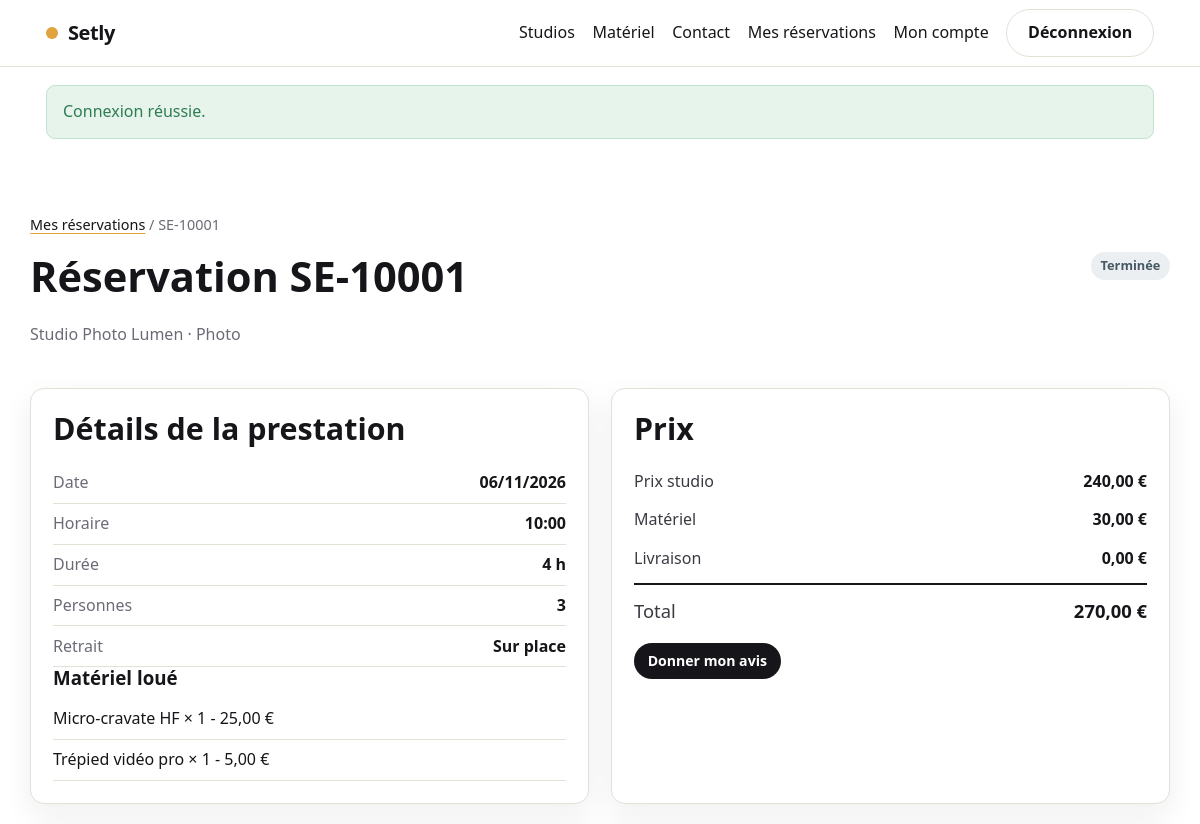
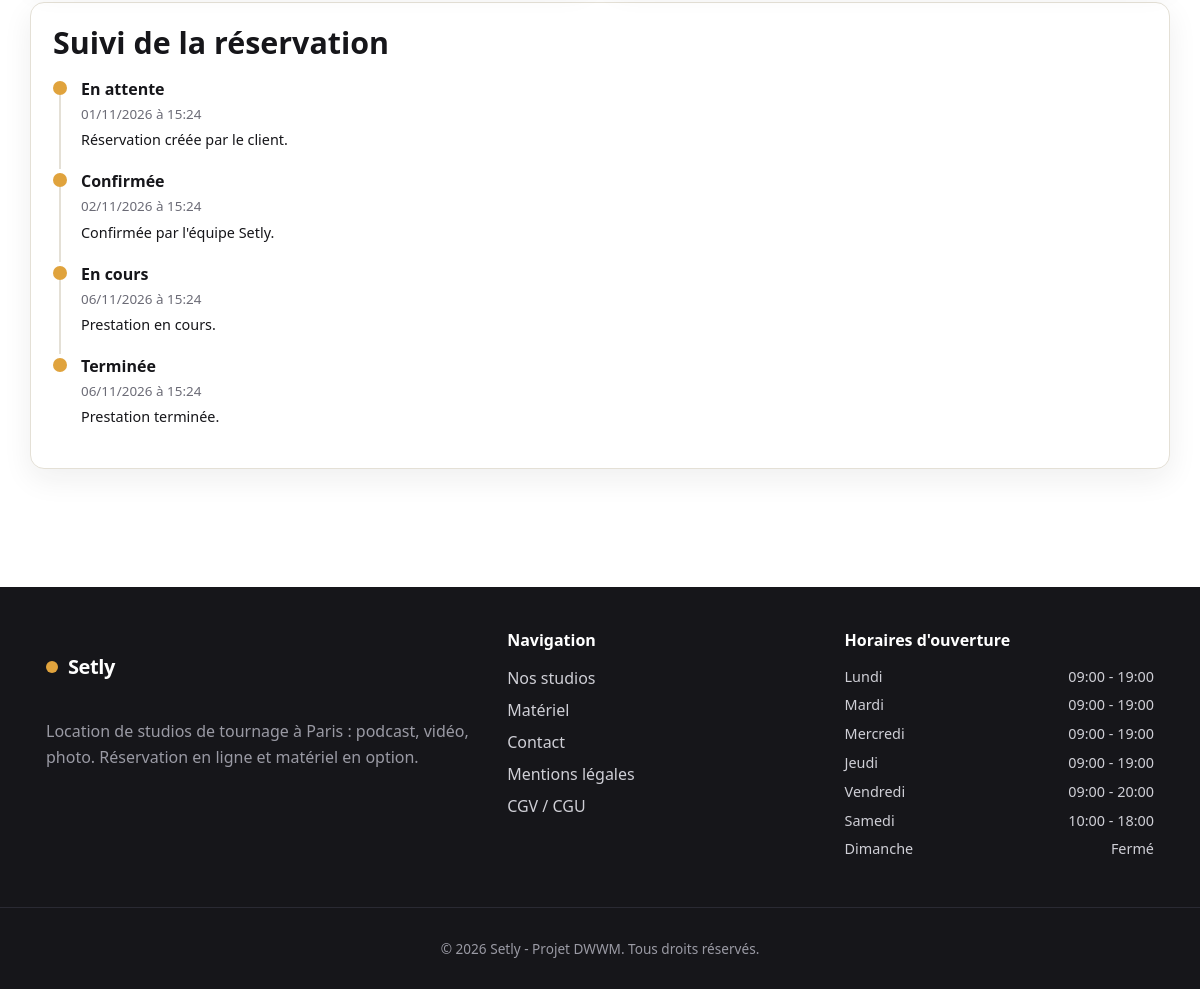
/reservation/1 (signed in), run on the app's committed database (2 pictures, top to bottom).
### tables this page shows
CREATE TABLE reservation (
    id_reservation      INT AUTO_INCREMENT PRIMARY KEY,
    id_utilisateur      INT NOT NULL,
    id_studio           INT NOT NULL,
    reference           VARCHAR(20) NOT NULL UNIQUE,
    date_tournage       DATE NOT NULL,
    heure_debut         TIME NOT NULL,
    duree_heures        INT NOT NULL,
    nb_personnes        INT NOT NULL,
    mode_retrait        VARCHAR(20) NOT NULL DEFAULT 'sur_place',
    livraison_km        INT NOT NULL DEFAULT 0,
    prix_studio_cents   INT NOT NULL,
    reduction_cents     INT NOT NULL DEFAULT 0,
    prix_materiel_cents INT NOT NULL DEFAULT 0,
    livraison_cents     INT NOT NULL DEFAULT 0,
    total_cents         INT NOT NULL,
    statut              VARCHAR(30) NOT NULL DEFAULT 'en_attente',
    date_creation       DATETIME NOT NULL DEFAULT CURRENT_TIMESTAMP,
    CONSTRAINT fk_resa_utilisateur FOREIGN KEY (id_utilisateur) REFERENCES utilisateur(id_utilisateur),
    CONSTRAINT fk_resa_studio      FOREIGN KEY (id_studio)      REFERENCES studio(id_studio),
    CONSTRAINT chk_statut CHECK (statut IN
        ('en_attente','confirmee','en_preparation','en_cours','terminee','annulee','attente_retour_materiel'))
);

CREATE TABLE studio (
    id_studio           INT AUTO_INCREMENT PRIMARY KEY,
    id_type             INT NOT NULL,
    nom                 VARCHAR(120) NOT NULL,
    description         TEXT,
    capacite            INT NOT NULL,
    surface_m2          INT,
    tarif_horaire_cents INT NOT NULL,
    duree_min_heures    INT NOT NULL DEFAULT 2,
    conditions          TEXT,
    actif               TINYINT(1) NOT NULL DEFAULT 1,
    CONSTRAINT fk_studio_type FOREIGN KEY (id_type) REFERENCES type_studio(id_type)
);

CREATE TABLE type_studio (
    id_type      INT AUTO_INCREMENT PRIMARY KEY,
    libelle      VARCHAR(30) NOT NULL UNIQUE
);

CREATE TABLE reservation_materiel (
    id_reservation      INT NOT NULL,
    id_materiel         INT NOT NULL,
    quantite            INT NOT NULL DEFAULT 1,
    prix_unitaire_cents INT NOT NULL,
    PRIMARY KEY (id_reservation, id_materiel),
    CONSTRAINT fk_rm_reservation FOREIGN KEY (id_reservation) REFERENCES reservation(id_reservation) ON DELETE CASCADE,
    CONSTRAINT fk_rm_materiel    FOREIGN KEY (id_materiel)    REFERENCES materiel(id_materiel)
);

CREATE TABLE materiel (
    id_materiel         INT AUTO_INCREMENT PRIMARY KEY,
    nom                 VARCHAR(120) NOT NULL,
    description         TEXT,
    prix_unitaire_cents INT NOT NULL,
    actif               TINYINT(1) NOT NULL DEFAULT 1
);

CREATE TABLE reservation_suivi (
    id_suivi        INT AUTO_INCREMENT PRIMARY KEY,
    id_reservation  INT NOT NULL,
    statut          VARCHAR(30) NOT NULL,
    date_changement DATETIME NOT NULL DEFAULT CURRENT_TIMESTAMP,
    commentaire     TEXT,
    CONSTRAINT fk_suivi_reservation FOREIGN KEY (id_reservation) REFERENCES reservation(id_reservation) ON DELETE CASCADE
);

CREATE TABLE horaire (
    id_horaire      INT AUTO_INCREMENT PRIMARY KEY,
    jour_semaine    VARCHAR(10) NOT NULL,
    heure_ouverture TIME,
    heure_fermeture TIME,
    ferme           TINYINT(1) NOT NULL DEFAULT 0
);

### views/client/detail.php (the view, shortened to what the rows shown need)
<section class="container section">
    <nav class="breadcrumb" aria-label="Fil d'Ariane">
        <a href="/mes-reservations">Mes réservations</a> <span aria-hidden="true">/</span> <?= e($resa['reference']) ?>
    </nav>
    <div class="detail-head">
        <div>
            <h1>Réservation <?= e($resa['reference']) ?></h1>
            <p class="muted"><?= e($resa['studio_nom']) ?> · <?= e(ucfirst($resa['type_libelle'])) ?></p>
        </div>
        <span class="status status--<?= e($resa['statut']) ?>"><?= e(ReservationService::statutLabel($resa['statut'])) ?></span>
    </div>
    <div class="detail-grid">
        <div class="card detail-block">
            <h2>Détails de la prestation</h2>
            <dl class="data-list">
                <div><dt>Date</dt><dd><?= e(date('d/m/Y', strtotime($resa['date_tournage']))) ?></dd></div>
                <div><dt>Horaire</dt><dd><?= e(substr((string) $resa['heure_debut'], 0, 5)) ?></dd></div>
                <div><dt>Durée</dt><dd><?= (int) $resa['duree_heures'] ?> h</dd></div>
                <div><dt>Personnes</dt><dd><?= (int) $resa['nb_personnes'] ?></dd></div>
                <div><dt>Retrait</dt><dd><?= $resa['mode_retrait'] === 'livraison' ? 'Livraison (' . (int) $resa['livraison_km'] . ' km)' : 'Sur place' ?></dd></div>
            </dl>
            <?php if ($materiels): ?>
                <h3>Matériel loué</h3>
                <ul class="list-mini">
                    <?php foreach ($materiels as $m): ?>
                        <li><?= e($m['nom']) ?> × <?= (int) $m['quantite'] ?> - <?= price((int) $m['prix_unitaire_cents'] * (int) $m['quantite']) ?></li>
                    <?php endforeach; ?>
                </ul>
            <?php endif; ?>
        </div>
        <div class="card detail-block">
            <h2>Prix</h2>
            <dl class="recap">
                <div><dt>Prix studio</dt><dd><?= price((int) $resa['prix_studio_cents']) ?></dd></div>
                <div><dt>Matériel</dt><dd><?= price((int) $resa['prix_materiel_cents']) ?></dd></div>
                <div><dt>Livraison</dt><dd><?= price((int) $resa['livraison_cents']) ?></dd></div>
                <div class="recap__total"><dt>Total</dt><dd><?= price((int) $resa['total_cents']) ?></dd></div>
            </dl>
            <?php if ($peutAvis): ?>
                <a class="btn btn--primary btn--sm" href="/reservation/<?= (int) $resa['id_reservation'] ?>/avis">Donner mon avis</a>
            <?php endif; ?>
        </div>
    </div>
    <?php if ($suiviVisible): ?>
        <div class="card detail-block">
            <h2>Suivi de la réservation</h2>
            <ol class="timeline">
                <?php foreach ($suivi as $etape): ?>
                    <li class="timeline__item">
                        <span class="timeline__dot" aria-hidden="true"></span>
                        <div>
                            <p class="timeline__status"><?= e(ReservationService::statutLabel($etape['statut'])) ?></p>
                            <p class="timeline__date"><?= e(date('d/m/Y à H:i', strtotime($etape['date_changement']))) ?></p>
                            <?php if ($etape['commentaire']): ?>
                                <p class="timeline__comment"><?= e($etape['commentaire']) ?></p>
                            <?php endif; ?>
                        </div>
                    </li>
                <?php endforeach; ?>
            </ol>
        </div>
    <?php else: ?>
        <p class="info-box">Le suivi détaillé sera accessible une fois votre réservation confirmée par notre équipe.</p>
    <?php endif; ?>
</section>

### src/Core/Router.php (shortened to what the rows shown need)
<?php
final class Router
{
    public function dispatch(string $method, string $path): void
    {
        $path = rtrim($path, '/') ?: '/';
        foreach ($this->routes as [$routeMethod, $routePath, $handler, $access]) {
            if ($routeMethod !== $method) {
                continue;
            }
            $pattern = $this->toRegex($routePath);
            if (preg_match($pattern, $path, $matches)) {
                $params = array_filter(
                    $matches,
                    static fn ($k) => !is_int($k),
                    ARRAY_FILTER_USE_KEY
                );
                [$class, $action] = explode('@', $handler);
                $controller = new $fqcn();
                $controller->$action(new Request(), ...array_values($params));
                return;
            }
        }
    }
    private function toRegex(string $path): string
    {
        $regex = preg_replace('#\{([a-zA-Z_]+)\}#', '(?P<$1>[^/]+)', $path);
        return '#^' . $regex . '$#';
    }
}

### views/partials/header.php (shortened to what the rows shown need)
<header class="site-header">
    <div class="container site-header__inner">
        <a class="brand" href="/">
            <span class="brand__dot" aria-hidden="true"></span>Setly
        </a>
        <nav id="nav-principal" class="site-nav" aria-label="Navigation principale">
            <a class="<?= active('/studios') ?>" href="/studios">Studios</a>
            <a class="<?= active('/materiel') ?>" href="/materiel">Matériel</a>
            <a class="<?= active('/contact') ?>" href="/contact">Contact</a>
            <?php if (Auth::check()): ?>
                <?php if (Auth::hasRole('client')): ?>
                    <a class="<?= active('/mes-reservations') ?>" href="/mes-reservations">Mes réservations</a>
                    <a class="<?= active('/mon-compte') ?>" href="/mon-compte">Mon compte</a>
                <?php endif; ?>
                <form action="/deconnexion" method="post" class="inline-form">
                    <button type="submit" class="btn btn--ghost">Déconnexion</button>
                </form>
            <?php else: ?>
                <a class="<?= active('/connexion') ?>" href="/connexion">Connexion</a>
                <a class="btn btn--primary" href="/inscription">Créer un compte</a>
            <?php endif; ?>
        </nav>
    </div>
</header>

### views/partials/flash.php (shortened to what the rows shown need)
<?php
$flashes = Session::takeFlash();
if ($flashes):
?>
<div class="container">
    <?php foreach ($flashes as $f): ?>
        <div class="alert alert--<?= e($f['type']) ?>" role="alert">
            <?= e($f['message']) ?>
        </div>
    <?php endforeach; ?>
</div>
<?php endif; ?>

### views/partials/footer.php
<?php use App\Model\Horaire; $horairesFooter = Horaire::all(); ?>
<footer class="site-footer">
    <div class="container site-footer__grid">
        <div>
            <p class="brand brand--light"><span class="brand__dot" aria-hidden="true"></span>Setly</p>
            <p class="muted">Location de studios de tournage à Paris : podcast, vidéo, photo. Réservation en ligne et matériel en option.</p>
        </div>
        <nav aria-label="Liens de pied de page">
            <h2 class="site-footer__title">Navigation</h2>
            <ul class="site-footer__links">
                <li><a href="/studios">Nos studios</a></li>
                <li><a href="/materiel">Matériel</a></li>
                <li><a href="/contact">Contact</a></li>
                <li><a href="/mentions-legales">Mentions légales</a></li>
                <li><a href="/cgv">CGV / CGU</a></li>
            </ul>
        </nav>
        <div>
            <h2 class="site-footer__title">Horaires d'ouverture</h2>
            <ul class="site-footer__hours">
                <?php foreach ($horairesFooter as $h): ?>
                    <li>
                        <span><?= e(ucfirst($h['jour_semaine'])) ?></span>
                        <span><?= (int) $h['ferme'] === 1
                            ? 'Fermé'
                            : e(substr((string) $h['heure_ouverture'], 0, 5)) . ' - ' . e(substr((string) $h['heure_fermeture'], 0, 5)) ?></span>
                    </li>
                <?php endforeach; ?>
            </ul>
        </div>
    </div>
    <div class="site-footer__bottom">
        <p>© <?= date('Y') ?> Setly - Projet DWWM. Tous droits réservés.</p>
    </div>
</footer>

### data on the page
reservation: message "Connexion réussie.", reference "SE-10001", id_studio.nom "Studio Photo Lumen", type_studio.libelle "Photo", statut "Terminée", date_tournage "06/11/2026", heure_debut "10:00", duree_heures "4", nb_personnes "3", mode_retrait "Sur place", prix_studio_cents "240,00 €", prix_materiel_cents "30,00 €", livraison_cents "0,00 €", total_cents "270,00 €"
reservation_materiel: id_materiel.nom "Micro-cravate HF", quantite "1", price((int) $m['prix_unitaire_cents'] * (int) $m['quantite']) "25,00 €"
reservation_materiel: id_materiel.nom "Trépied vidéo pro", quantite "1", price((int) $m['prix_unitaire_cents'] * (int) $m['quantite']) "5,00 €"
reservation_suivi: statut "En attente", date_changement "01/11/2026 à 15:24", commentaire "Réservation créée par le client."
reservation_suivi: statut "Confirmée", date_changement "02/11/2026 à 15:24", commentaire "Confirmée par l'équipe Setly."
reservation_suivi: statut "En cours", date_changement "06/11/2026 à 15:24", commentaire "Prestation en cours."
reservation_suivi: statut "Terminée", date_changement "06/11/2026 à 15:24", commentaire "Prestation terminée."
horaire: jour_semaine "Lundi", heure_ouverture "09:00", heure_fermeture "19:00"
horaire: jour_semaine "Mardi", heure_ouverture "09:00", heure_fermeture "19:00"
horaire: jour_semaine "Mercredi", heure_ouverture "09:00", heure_fermeture "19:00"
horaire: jour_semaine "Jeudi", heure_ouverture "09:00", heure_fermeture "19:00"
horaire: jour_semaine "Vendredi", heure_ouverture "09:00", heure_fermeture "20:00"
horaire: jour_semaine "Samedi", heure_ouverture "10:00", heure_fermeture "18:00"
horaire: jour_semaine "Dimanche", ferme "Fermé"
